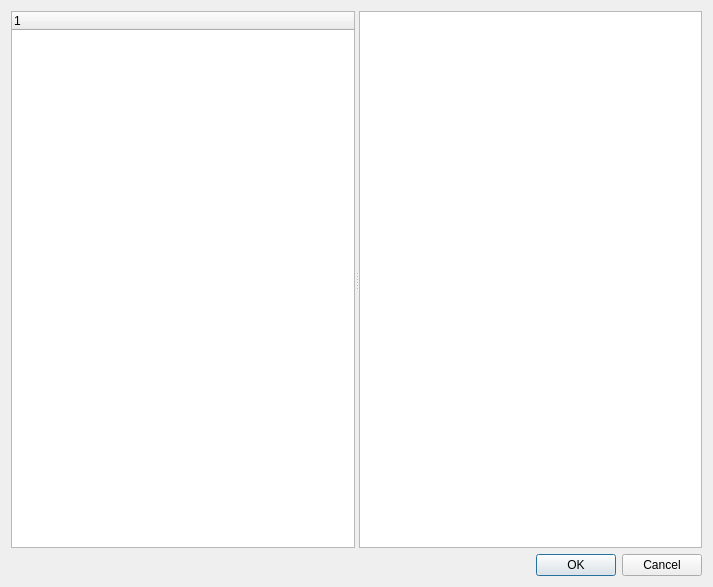
<?xml version="1.0" encoding="UTF-8"?>
<ui version="4.0">
 <class>Dialog</class>
 <widget class="QDialog" name="Dialog">
  <property name="geometry">
   <rect>
    <x>0</x>
    <y>0</y>
    <width>713</width>
    <height>587</height>
   </rect>
  </property>
  <property name="windowTitle">
   <string>Dialog</string>
  </property>
  <layout class="QVBoxLayout" name="verticalLayout">
   <item>
    <widget class="QSplitter" name="splitter">
     <property name="orientation">
      <enum>Qt::Horizontal</enum>
     </property>
     <widget class="QTreeWidget" name="treeWidget">
      <column>
       <property name="text">
        <string notr="true">1</string>
       </property>
      </column>
     </widget>
     <widget class="QPlainTextEdit" name="plainTextEdit"/>
    </widget>
   </item>
   <item>
    <widget class="QDialogButtonBox" name="buttonBox">
     <property name="standardButtons">
      <set>QDialogButtonBox::Cancel|QDialogButtonBox::Ok</set>
     </property>
    </widget>
   </item>
  </layout>
 </widget>
 <resources/>
 <connections/>
</ui>
